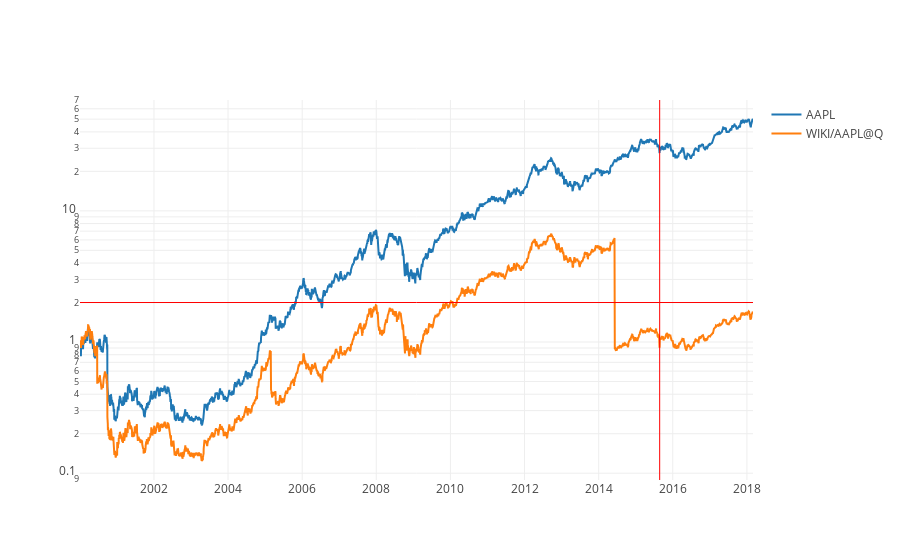
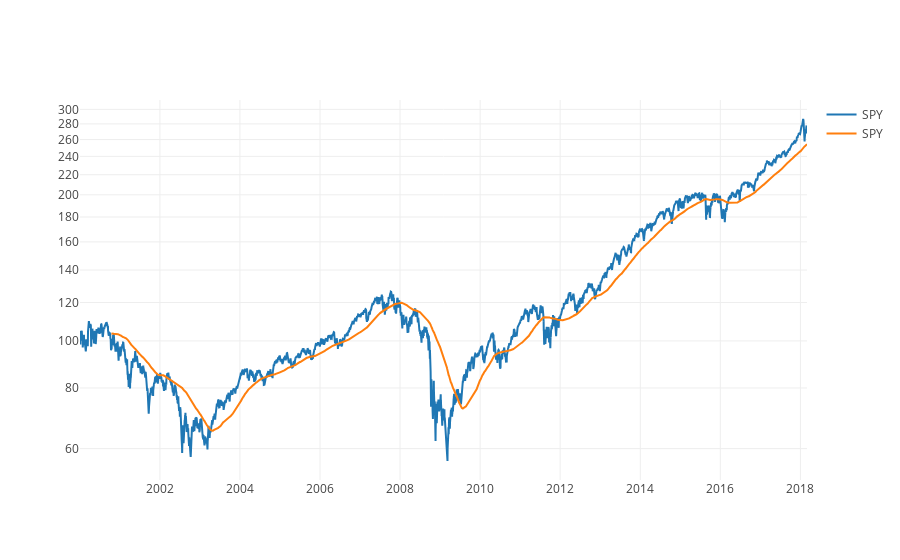
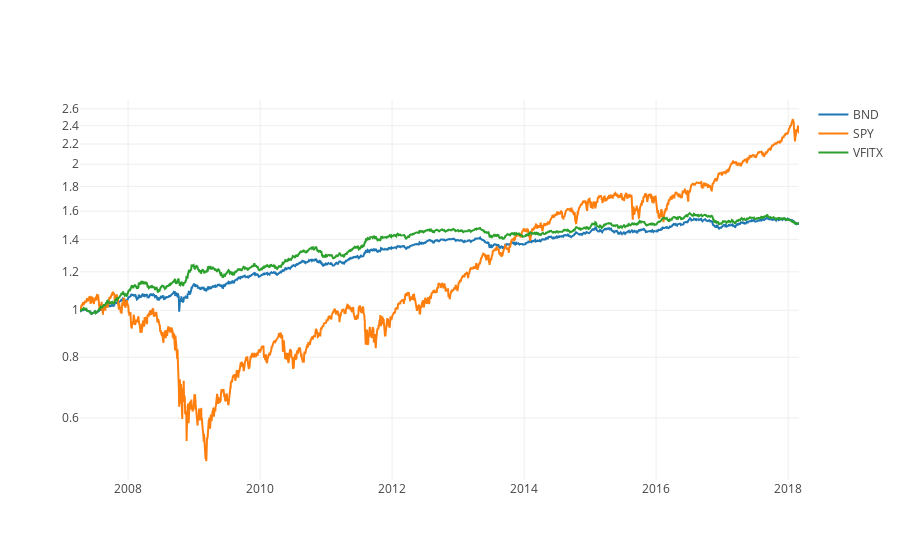
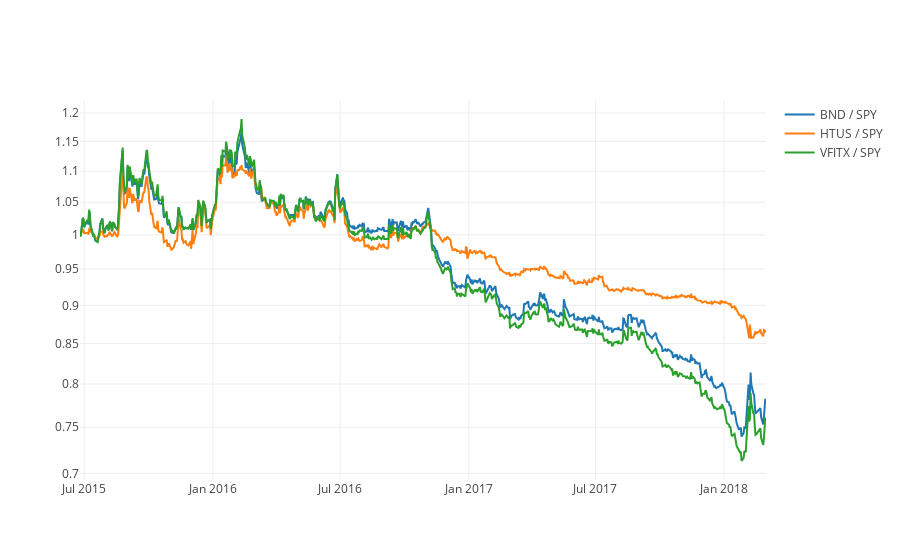

Notebook code cell kept with these figures, in order:
### Code cell
SPY = get("SPY")
BND = get("BND")
HTUS = get("HTUS")
VFITX = get("VFITX")
AAPLQ = get("WIKI/AAPL", "Q")
AAPL = get("AAPL")

show(AAPL, AAPLQ, 2, datetime.datetime(2015, 8, 25))
show(SPY, ma(SPY, 200), ta=False)
show(BND, SPY, VFITX)
show(BND/SPY, HTUS/SPY, VFITX/SPY)

### Figure 1 — Plotly figure (JSON) as saved in the notebook; plotly's stock layout.template omitted (floating-point values rounded to 4 significant figures; data arrays with more than 128 entries replaced by an {"elided": "..."} marker saying what was removed)
{"data": [{"name": "AAPL", "type": "scatter", "x": {"elided": "4570 str values"}, "y": {"elided": "4570 float values"}}, {"name": "WIKI/AAPL@Q", "type": "scatter", "x": {"elided": "4566 str values"}, "y": {"elided": "4566 float values"}}], "layout": {"shapes": [{"line": {"color": "red", "width": 1}, "opacity": 1, "type": "line", "x0": 0, "x1": 1, "xref": "paper", "y0": 2, "y1": 2, "yref": "x"}, {"line": {"color": "red", "width": 1}, "opacity": 1, "type": "line", "x0": "2015-08-25 07:00:00", "x1": "2015-08-25 07:00:00", "xref": "x", "y0": 0, "y1": 1, "yref": "paper"}], "yaxis": {"autorange": true, "type": "log"}}}

### Figure 2 — Plotly figure (JSON) as saved in the notebook; plotly's stock layout.template omitted (floating-point values rounded to 4 significant figures; data arrays with more than 128 entries replaced by an {"elided": "..."} marker saying what was removed)
{"data": [{"name": "SPY", "type": "scatter", "x": {"elided": "4570 str values"}, "y": {"elided": "4570 float values"}}, {"name": "SPY", "type": "scatter", "x": {"elided": "4570 str values"}, "y": {"elided": "4570 float values"}}], "layout": {"shapes": [], "yaxis": {"autorange": true, "type": "log"}}}

### Figure 3 — Plotly figure (JSON) as saved in the notebook; plotly's stock layout.template omitted (floating-point values rounded to 4 significant figures; data arrays with more than 128 entries replaced by an {"elided": "..."} marker saying what was removed)
{"data": [{"name": "BND", "type": "scatter", "x": {"elided": "2745 str values"}, "y": {"elided": "2745 float values"}}, {"name": "SPY", "type": "scatter", "x": {"elided": "2745 str values"}, "y": {"elided": "2745 float values"}}, {"name": "VFITX", "type": "scatter", "x": {"elided": "2745 str values"}, "y": {"elided": "2745 float values"}}], "layout": {"shapes": [], "yaxis": {"autorange": true, "type": "log"}}}

### Figure 4 — Plotly figure (JSON) as saved in the notebook; plotly's stock layout.template omitted (floating-point values rounded to 4 significant figures; data arrays with more than 128 entries replaced by an {"elided": "..."} marker saying what was removed)
{"data": [{"name": "BND / SPY", "type": "scatter", "x": {"elided": "677 str values"}, "y": {"elided": "677 float values"}}, {"name": "HTUS / SPY", "type": "scatter", "x": {"elided": "677 str values"}, "y": {"elided": "677 float values"}}, {"name": "VFITX / SPY", "type": "scatter", "x": {"elided": "677 str values"}, "y": {"elided": "677 float values"}}], "layout": {"shapes": [], "yaxis": {"autorange": true, "type": "log"}}}
